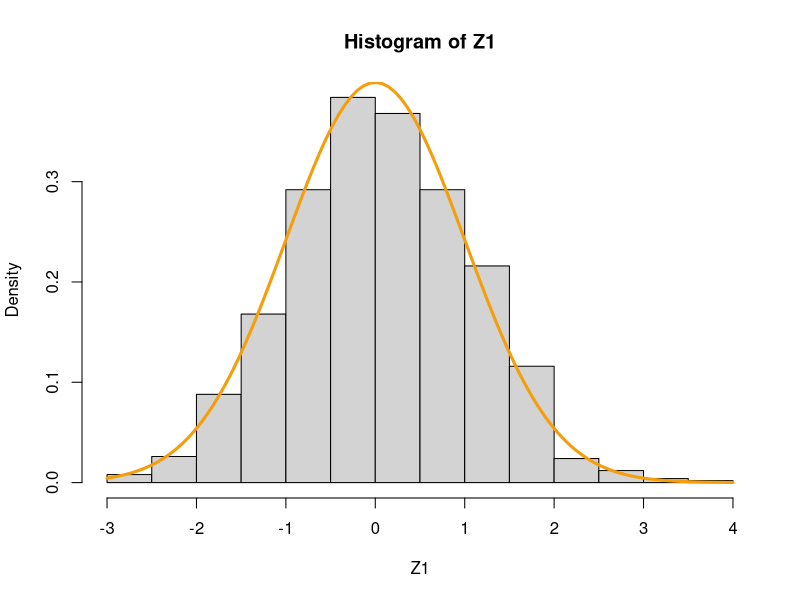
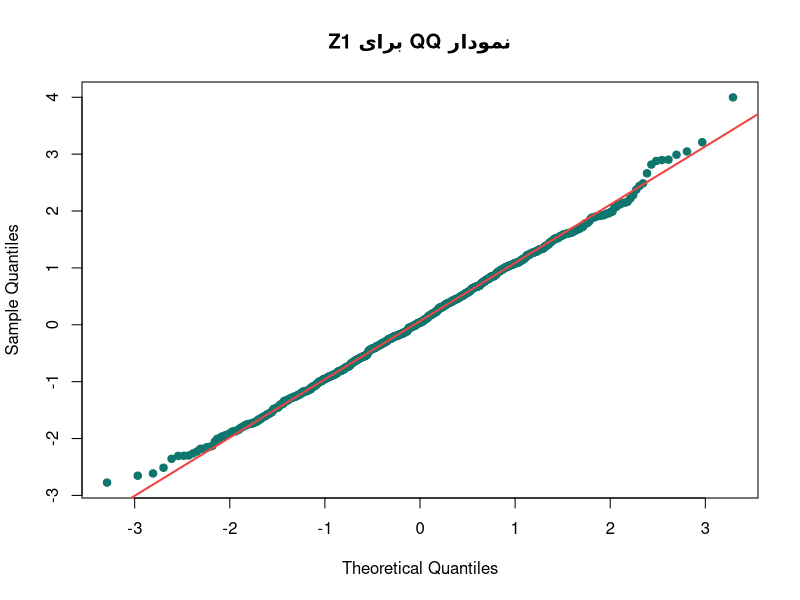
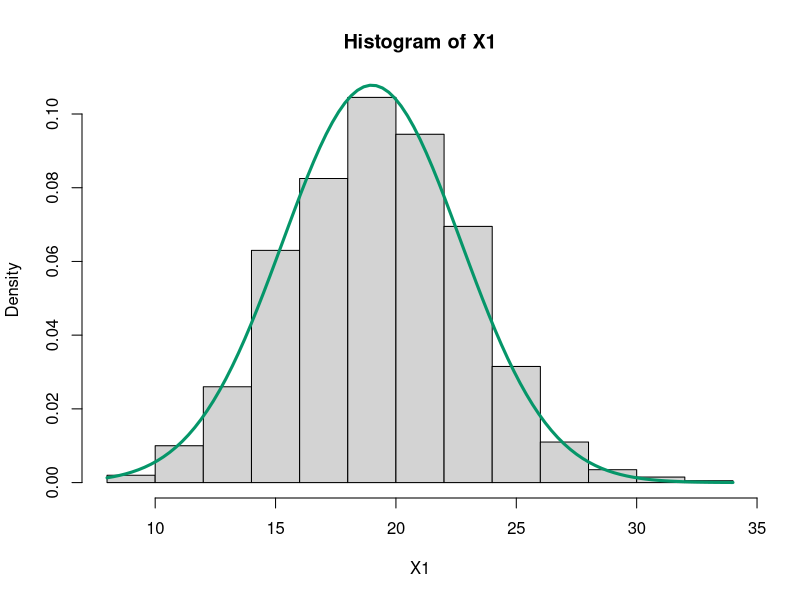

R code for these plots, in order:
## ---- chunk 1
knitr::opts_chunk$set(echo = TRUE, digits = 2)
knitr::knit_hooks$set(inline = function(x) {
  if(is.numeric(x)) {
    round(x, 2)
  }
})
## ---- chunk 2
set.seed(42)

mu <- 0    
sigma <- 1 
U <- runif(1000, 0, 1)
cauchy_sim <- mu + sigma * tan(pi * (U - 0.5))
t_sim <- qt(U, df = 10)

head(data.frame(Uniform=U, Cauchy=cauchy_sim, T_Student=t_sim))
## ---- chunk 3
set.seed(42)

U1 <- runif(1000)
U2 <- runif(1000)


Z1 <- sqrt(-2 * log(U1)) * cos(2 * pi * U2)
Z2 <- sqrt(-2 * log(U1)) * sin(2 * pi * U2)


hist(Z1, prob=TRUE)
curve(dnorm(x, mean=0, sd=1), add=TRUE, col="#f59e0b", lwd=3)


qqnorm(Z1, col="#0f766e", pch=19, main="نمودار QQ برای Z1")
qqline(Z1, col = "#ef4444", lwd = 2)


shapiro.test(Z1)

## ---- chunk 4
# تبدیل خطی: میانگین 19 و انحراف معیار 3.7
X1 <- 3.7 * Z1 + 19


hist(X1, prob=TRUE)
curve(dnorm(x, mean=19, sd=3.7), add=TRUE, col="#059669", lwd=3)
shapiro.test(X1)
